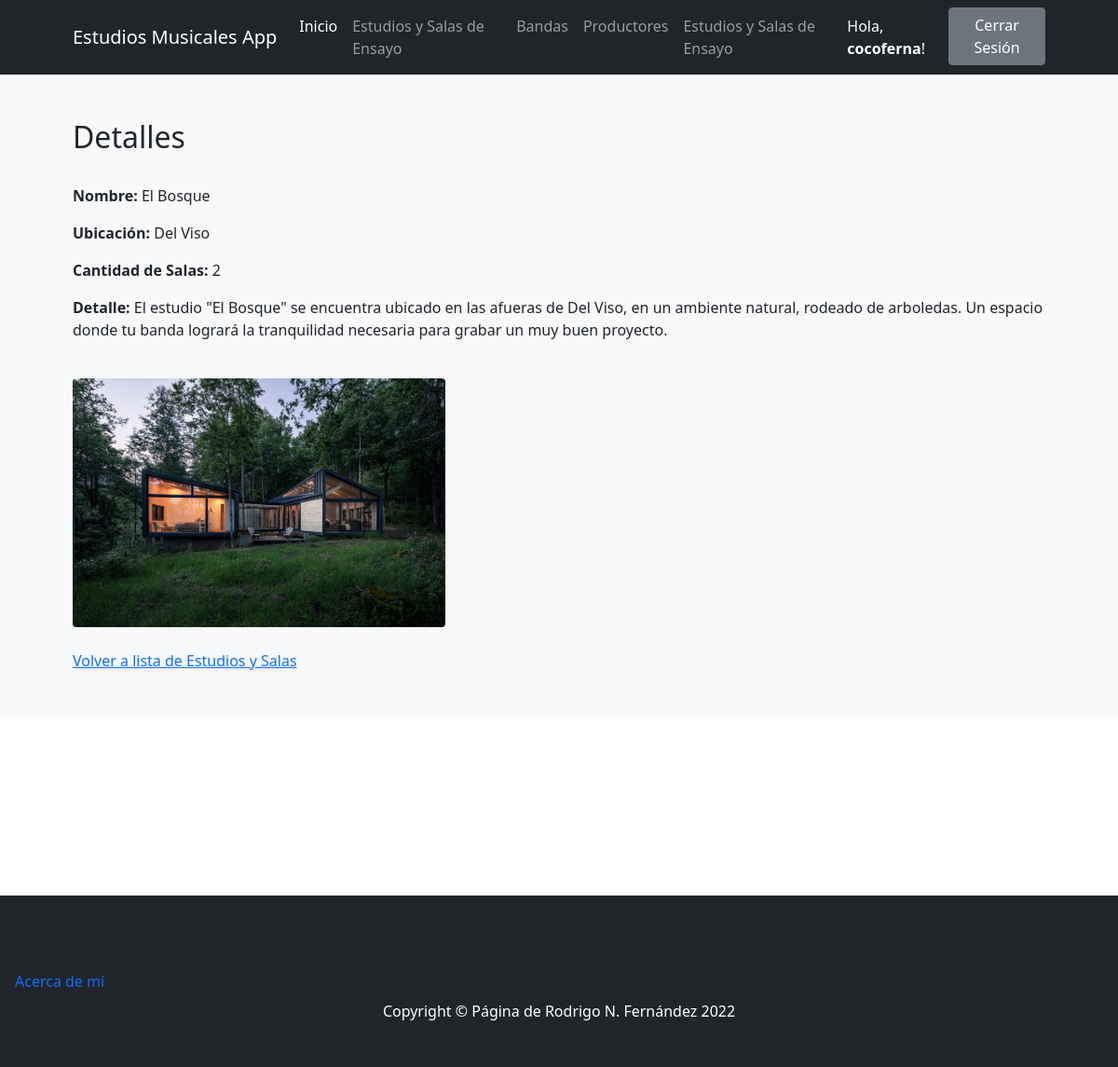
The app's page /estudios/2 (signed in) with its own data.
### ProyectoCoderApp/models.py (models this page shows)
class Estudios(models.Model):
    nombre = models.CharField(max_length=30) # Texto
    ubicacion = models.CharField(max_length=30)
    cantidad_salas = models.IntegerField()
    detalle = models.CharField(max_length=500)
    imagen = models.ImageField("Imagen", upload_to="imagen/",null=True,blank=True)
    class Meta:
        verbose_name_plural="Estudios"

### ProyectoCoderApp/views.py (the view)
# urls.py: path('estudios/<pk>', EstudioDetail.as_view(), name="estudio_detail"),
class EstudioDetail(DetailView):
    model = Estudios
    template_name = "ProyectoCoderApp/estudio_detail.html"

### ProyectoCoderApp/templates/ProyectoCoderApp/estudio_detail.html (shortened to what this page needs)
{% extends 'ProyectoCoderApp/base.html' %}
{% load static %}
{% block contenidoPagina %}
<section class="bg-light py-5">
    <div class="container px-5">
        <h2>Detalles</h2>
        <br>
        <p><b>Nombre: </b> {{ estudios.nombre }} </p>
        <p><b>Ubicación: </b> {{ estudios.ubicacion }} </p>
        <p><b>Cantidad de Salas: </b> {{ estudios.cantidad_salas }} </p>
        <p><b>Detalle: </b> {{ estudios.detalle }} </p>
        <br>
        {% if estudios.imagen %}
        <img class="img-fluid rounded mb-4 mb-lg-0" src="{{estudios.imagen.url}}" alt="" width="400" height="400">
        {% endif %}
        <br><br>
    <a href="{% url 'estudios' %}">Volver a lista de Estudios y Salas</a>
    </div>
</section>
{% endblock %}

### ProyectoCoderApp/templates/ProyectoCoderApp/base.html (shortened to what this page needs)
{% load static %}
<!DOCTYPE html>
<html lang="es">
    <head>
        <link href="https://cdn.jsdelivr.net/npm/bootstrap-icons@1.4.1/font/bootstrap-icons.css" rel="stylesheet" />
        <link href="{% static 'css/styles.css' %}" rel="stylesheet" />
    </head>
    <body>
        <nav class="navbar navbar-expand-lg navbar-dark bg-dark">
            <div class="container px-5" >
                <a class="navbar-brand" href="{% url 'index' %}">Estudios Musicales App</a>
                <div class="collapse navbar-collapse" id="navbarSupportedContent">
                    <ul class="navbar-nav ms-auto mb-2 mb-lg-0">
                        <li class="nav-item"><a class="nav-link active" aria-current="page" href="{% url 'index' %}">Inicio</a></li>
                        {% if user.is_authenticated %}
                            {% if user.is_staff %}
                                <li class="nav-item"><a class="nav-link" href="{% url 'estudios' %}">Estudios y Salas de Ensayo</a></li>
                            {% endif %}
                        {% endif %}
                        <li class="nav-item"><a class="nav-link" href="{% url 'bandas' %}">Bandas</a></li>
                        {% if user.is_authenticated %}
                            <li class="nav-item"><a class="nav-link" href="{% url 'productores' %}">Productores</a></li>
                            <li class="nav-item"><a class="nav-link" href="{% url 'estudios' %}">Estudios y Salas de Ensayo</a></li>
                        {% endif %}
                        {% if user.is_authenticated %}
                            <li class="nav-item"><a class="nav-link active" href="{% url 'editar_perfil' %}"> Hola, <b>{{user.username}}</b>!</a>
                            <li class="nav-item"><a class="btn btn-secondary" href="{% url 'logout' %}">Cerrar Sesión</a></li>
                        {% else %}
                            <li class="nav-item"><a class="btn btn-secondary mx-3 " href="{% url 'login' %}">Iniciar Sesión</a></li>
                            <li class="nav-item"><a class="btn btn-outline-secondary" href="{% url 'register' %}">Registrarse</a></li>
                        {% endif %}
                    </ul>
                </div>
            </div>
        </nav>
        {% block contenidoPagina %}
        {% endblock %}
<br><br><br><br><br><br><br><br>
        <footer class="py-5 bg-dark">
            <li class="nav-item"><a class="nav-link active" aria-current="page" href="{% url 'acerca_de' %}">Acerca de mí</a></li>
            <div class="container px-5"><p class="m-0 text-center text-white">Copyright &copy; Página de Rodrigo N. Fernández 2022</p>
            </div>
        </footer>
    </body>
</html>

### records on screen
Estudios: nombre "El Bosque", ubicacion "Del Viso", cantidad_salas "2", detalle "El estudio \"El Bosque\" se encuentra ubicado en las afueras de Del Viso, en un ambiente natural, rodeado de arboledas. Un espacio donde tu banda logrará la tranquilidad necesaria para grabar un muy buen proyecto.", imagen (picture)

### other values on screen
{{ user.username }} "cocoferna"
